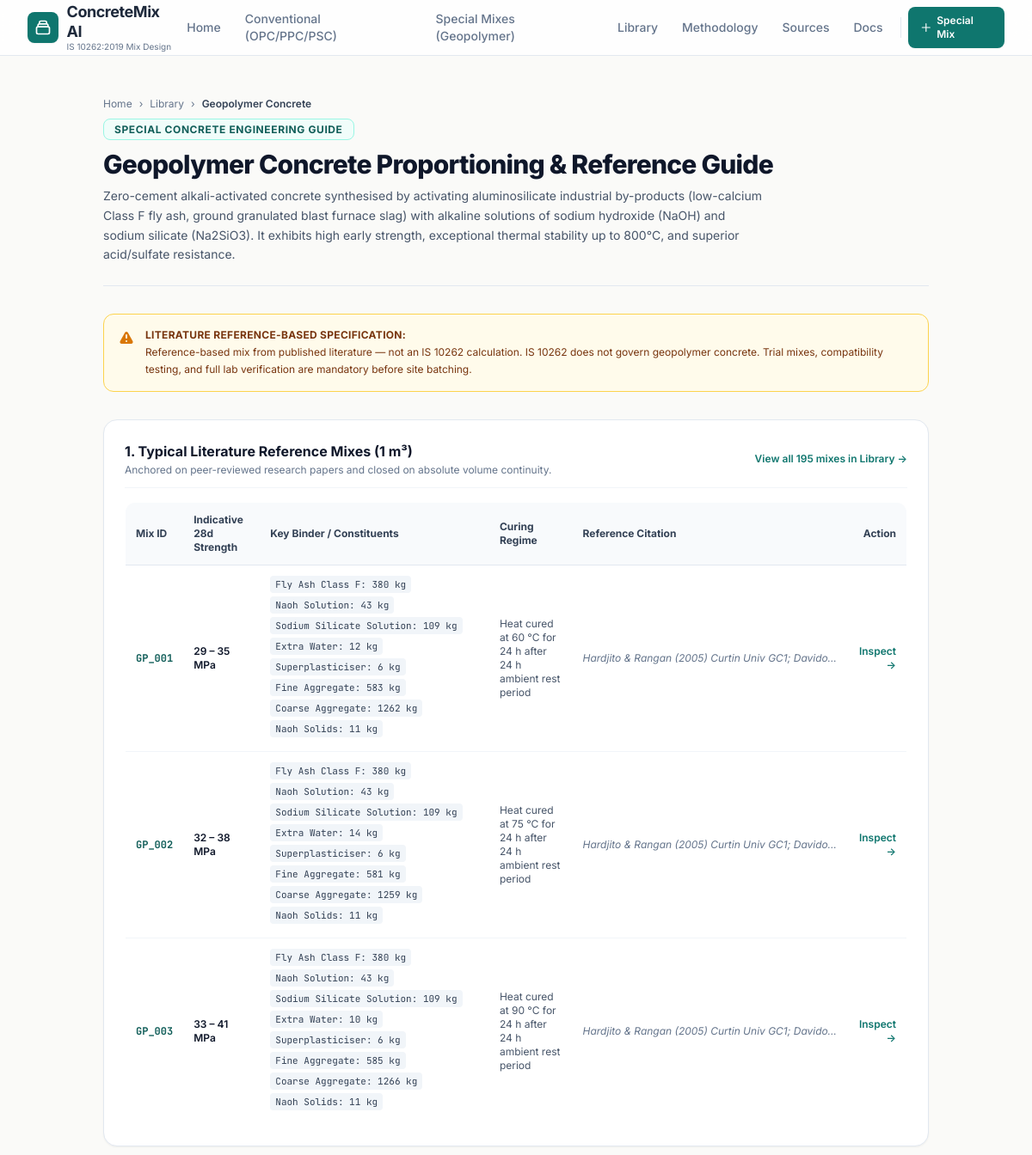
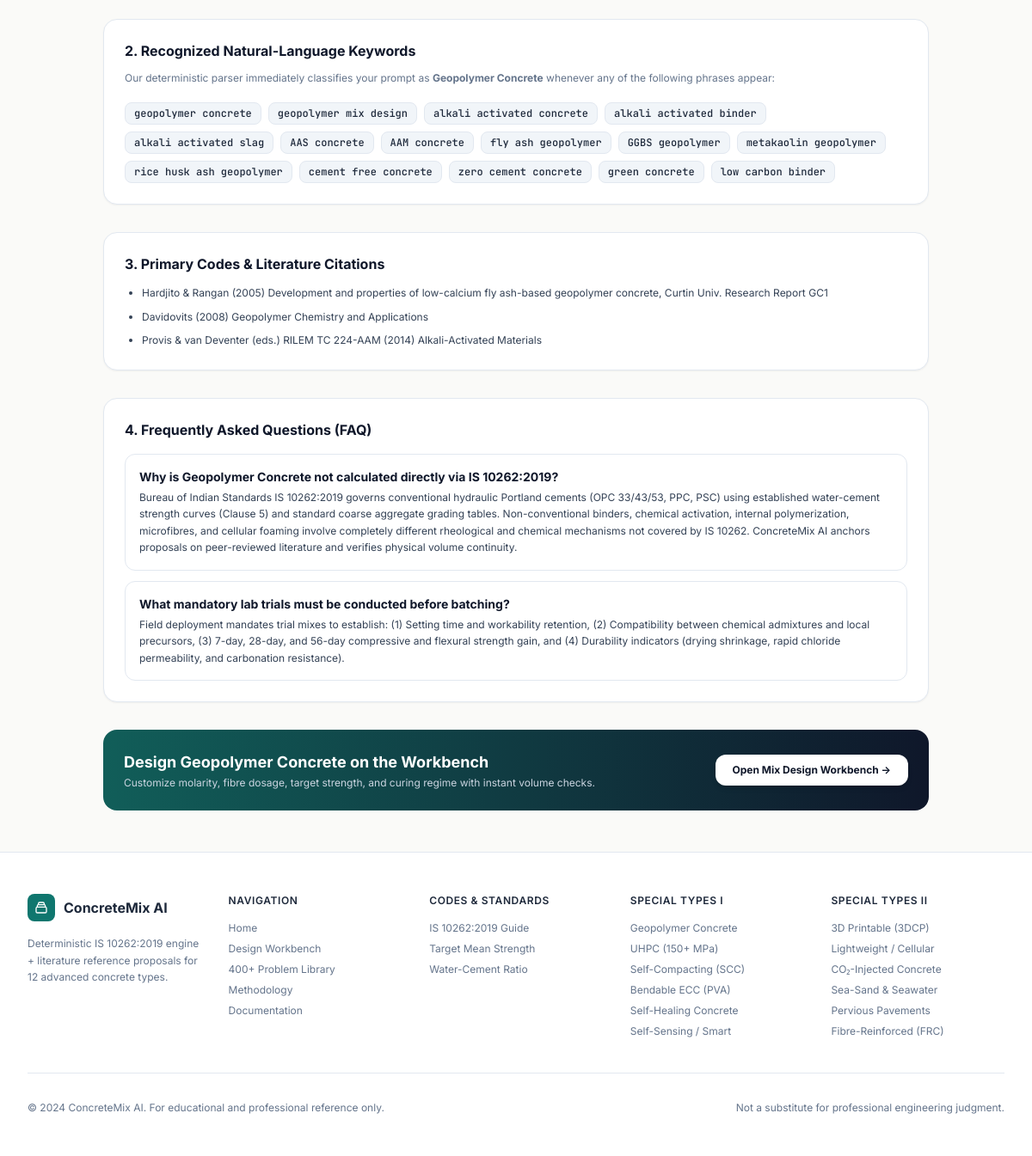
/learn/geopolymer-mix-design, run on the app's committed database (2 pictures, top to bottom).
### app/models.py (models this page shows, shortened)
class Example(Base):
    __tablename__ = "examples"
    id: int = Column(Integer, primary_key=True, autoincrement=True)
    external_id: str = Column(String(20), unique=True, nullable=False, index=True)
    group: str = Column(String(50), nullable=True, index=True)
    concrete_type: str = Column(
        String(30), nullable=True, default="conventional", index=True
    )
    grade: str = Column(String(20), nullable=True, index=True)
    exposure: str = Column(String(20), nullable=True, index=True)
    member: str = Column(String(10), nullable=True, default="RCC")
    max_size: int = Column(Integer, nullable=True)
    slump: int = Column(Integer, nullable=True)
    zone: str = Column(String(5), nullable=True)
    cement_grade: int = Column(Integer, nullable=True)
    binder_system: str = Column(String(60), nullable=True)
    keywords_json: str = Column(Text, nullable=True)
    strength_lo: float = Column(Float, nullable=True)
    strength_hi: float = Column(Float, nullable=True)
    curing: str = Column(Text, nullable=True)
    properties_json: str = Column(Text, nullable=True)
    notes: str = Column(Text, nullable=True)
    source_refs: str = Column(Text, nullable=True)
    problem_statement: str = Column(Text, nullable=True)
    inputs_json: str = Column(Text, nullable=True)
    solution_json: str = Column(Text, nullable=True)
    mix_json: str = Column(Text, nullable=True)
    checks_json: str = Column(Text, nullable=True)
    retrieval_text: str = Column(Text, nullable=True)
    verification_status: str = Column(
        String(20), nullable=False, default="unverified"
    )
    source: str = Column(String(100), nullable=True)
    created_at: datetime = Column(DateTime, default=_utcnow, nullable=False)
    updated_at: datetime = Column(
        DateTime, default=_utcnow, onupdate=_utcnow, nullable=False
    )

### app/main.py (the view)
@app.get("/learn/{type_slug}-mix-design", response_class=HTMLResponse)
def special_type_learn_page(request: Request, type_slug: str):
    from app.engine.concrete_type import SPECIAL_TYPES, TYPE_DETAILS
    if type_slug not in SPECIAL_TYPES:
        return templates.TemplateResponse(request=request, name="404.html", context={
            "title": "Page Not Found",
            "base_url": settings.BASE_URL,
        }, status_code=404)
    meta = dict(TYPE_DETAILS.get(type_slug, {}))
    meta["slug"] = type_slug
    kw_path = os.path.join(settings.DATA_DIR, "examples", "special", "keyword_banks.json")
    type_kws = []
    if os.path.exists(kw_path):
        try:
            with open(kw_path, "r", encoding="utf-8") as f:
                kb = json.load(f)
                type_kws = kb.get(type_slug, [])[:15]
        except Exception:
            type_kws = []
    db = SessionLocal()
    sample_mixes = []
    try:
        samples = db.query(Example).filter(Example.concrete_type == type_slug).limit(3).all()
        mgr = ExampleManager(SessionLocal)
        sample_mixes = [mgr._to_dict(s) for s in samples]
        meta["count"] = db.query(Example).filter(Example.concrete_type == type_slug).count()
    finally:
        db.close()
    return templates.TemplateResponse(request=request, name="seo/special-type.html", context={
        "title": f"{meta['name']} Mix Design Guide & Reference Proportions — ConcreteMix AI",
        "type_slug": type_slug,
        "type_meta": meta,
        "type_keywords": type_kws,
        "sample_mixes": sample_mixes,
        "base_url": settings.BASE_URL,
    })

### app/templates/seo/special-type.html (shortened to what this page needs)
{% extends "base.html" %}
{% block content %}
<div class="max-w-5xl mx-auto px-4 sm:px-6 lg:px-8 py-12 space-y-8">
    <div class="border-b border-slate-200 pb-6">
        <div class="flex items-center gap-2 text-xs text-slate-500 mb-2">
            <a href="/" class="hover:text-teal-700">Home</a> &rsaquo;
            <a href="/library" class="hover:text-teal-700">Library</a> &rsaquo;
            <span class="text-slate-700 font-semibold">{{ type_meta.name }}</span>
        </div>
        <span class="text-xs font-bold uppercase tracking-wider text-teal-800 bg-teal-50 border border-teal-200 px-3 py-1 rounded-lg">
            Special Concrete Engineering Guide
        </span>
        <h1 class="text-3xl font-extrabold text-slate-900 tracking-tight mt-3">{{ type_meta.name }} Proportioning & Reference Guide</h1>
        <p class="text-sm text-slate-600 mt-2 max-w-3xl leading-relaxed">
            {{ type_meta.definition }}
        </p>
    </div>
    <div class="p-4 rounded-xl bg-amber-50 border border-amber-300 text-amber-900 text-xs flex items-start gap-3">
        <div>
            <span class="font-bold uppercase tracking-wide">Literature Reference-Based Specification:</span>
            <p class="mt-0.5 leading-relaxed">
                Reference-based mix from published literature &mdash; not an IS 10262 calculation. IS 10262 does not govern {{ type_meta.name|lower }}. Trial mixes, compatibility testing, and full lab verification are mandatory before site batching.
            </p>
        </div>
    </div>
    <div class="bg-white p-6 rounded-2xl border border-slate-200 shadow-sm space-y-4">
        <div class="flex justify-between items-center border-b border-slate-100 pb-3">
            <div>
                <h2 class="text-base font-bold text-slate-900">1. Typical Literature Reference Mixes (1 m³)</h2>
                <p class="text-xs text-slate-500 mt-0.5">Anchored on peer-reviewed research papers and closed on absolute volume continuity.</p>
            </div>
            <a href="/library?concrete_type={{ type_slug }}" class="text-xs text-teal-700 hover:underline font-semibold">
                View all {{ type_meta.count }} mixes in Library &rarr;
            </a>
        </div>
        <div class="overflow-x-auto">
            <table class="w-full text-left text-xs border border-slate-200 rounded-xl overflow-hidden">
                <thead class="bg-slate-50 text-slate-700 font-semibold border-b border-slate-200">
                    <tr>
                        <th class="p-3">Mix ID</th>
                        <th class="p-3">Indicative 28d Strength</th>
                        <th class="p-3">Key Binder / Constituents</th>
                        <th class="p-3">Curing Regime</th>
                        <th class="p-3">Reference Citation</th>
                        <th class="p-3 text-right">Action</th>
                    </tr>
                </thead>
                <tbody class="divide-y divide-slate-100 bg-white">
                    {% for m in sample_mixes %}
                    <tr class="hover:bg-slate-50/60 transition">
                        <td class="p-3 font-mono font-bold text-teal-800">{{ m.external_id }}</td>
                        <td class="p-3 font-semibold text-slate-900">
                            {% if m.strength_lo and m.strength_hi %}
                                {{ m.strength_lo|round(0)|int }} &ndash; {{ m.strength_hi|round(0)|int }} MPa
                            {% else %}
                                {{ m.grade }}
                            {% endif %}
                        </td>
                        <td class="p-3 text-slate-700">
                            {% for comp, val in m.mix_per_m3.items() %}
                                {% if comp.endswith('_kg') and val > 0 %}
                                    <span class="inline-block bg-slate-100 px-1.5 py-0.5 rounded text-[11px] font-mono mr-1 mb-1">
                                        {{ comp.replace('_kg','').replace('_',' ')|title }}: {{ val|round(0)|int }} kg
                                    </span>
                                {% endif %}
                            {% endfor %}
                        </td>
                        <td class="p-3 text-slate-600">{{ m.curing|default('Standard') }}</td>
                        <td class="p-3 text-slate-500 italic max-w-xs truncate" title="{{ m.source }}">{{ m.source }}</td>
                        <td class="p-3 text-right">
                            <a href="/examples/{{ m.external_id }}" class="text-xs font-semibold text-teal-700 hover:underline">
                                Inspect &rarr;
                            </a>
                        </td>
                    </tr>
                    {% endfor %}
                </tbody>
            </table>
        </div>
    </div>
    <div class="bg-white p-6 rounded-2xl border border-slate-200 shadow-sm space-y-3">
        <h2 class="text-base font-bold text-slate-900">2. Recognized Natural-Language Keywords</h2>
        <p class="text-xs text-slate-500">
            Our deterministic parser immediately classifies your prompt as <strong>{{ type_meta.name }}</strong> whenever any of the following phrases appear:
        </p>
        <div class="flex flex-wrap gap-2 pt-2">
            {% for kw in type_keywords %}
            <span class="px-2.5 py-1 rounded-lg text-xs font-medium bg-slate-100 text-slate-800 border border-slate-200 font-mono">
                {{ kw }}
            </span>
            {% endfor %}
        </div>
    </div>
    <div class="bg-white p-6 rounded-2xl border border-slate-200 shadow-sm space-y-3">
        <h2 class="text-base font-bold text-slate-900">3. Primary Codes & Literature Citations</h2>
        <ul class="space-y-2 text-xs text-slate-700 list-disc pl-5">
            {% for src in type_meta.sources %}
            <li class="leading-relaxed">{{ src }}</li>
            {% endfor %}
        </ul>
    </div>
    <div class="bg-white p-6 rounded-2xl border border-slate-200 shadow-sm space-y-4">
        <h2 class="text-base font-bold text-slate-900">4. Frequently Asked Questions (FAQ)</h2>
        <div class="space-y-3 text-xs leading-relaxed text-slate-700">
            <div class="border border-slate-200 p-4 rounded-xl">
                <h3 class="font-bold text-slate-900 text-sm mb-1">Why is {{ type_meta.name }} not calculated directly via IS 10262:2019?</h3>
                <p>
                    Bureau of Indian Standards IS 10262:2019 governs conventional hydraulic Portland cements (OPC 33/43/53, PPC, PSC) using established water-cement strength curves (Clause 5) and standard coarse aggregate grading tables. Non-conventional binders, chemical activation, internal polymerization, microfibres, and cellular foaming involve completely different rheological and chemical mechanisms not covered by IS 10262. ConcreteMix AI anchors proposals on peer-reviewed literature and verifies physical volume continuity.
                </p>
            </div>
            <div class="border border-slate-200 p-4 rounded-xl">
                <h3 class="font-bold text-slate-900 text-sm mb-1">What mandatory lab trials must be conducted before batching?</h3>
                <p>
                    Field deployment mandates trial mixes to establish: (1) Setting time and workability retention, (2) Compatibility between chemical admixtures and local precursors, (3) 7-day, 28-day, and 56-day compressive and flexural strength gain, and (4) Durability indicators (drying shrinkage, rapid chloride permeability, and carbonation resistance).
                </p>
            </div>
        </div>
    </div>
    <div class="p-6 bg-gradient-to-r from-teal-800 to-slate-900 rounded-2xl text-white flex flex-col sm:flex-row justify-between items-start sm:items-center gap-4">
        <div>
            <h3 class="text-lg font-bold">Design {{ type_meta.name }} on the Workbench</h3>
            <p class="text-xs text-slate-300 mt-0.5">Customize molarity, fibre dosage, target strength, and curing regime with instant volume checks.</p>
        </div>
        <a href="/design" class="px-5 py-2.5 rounded-xl text-xs font-bold text-slate-900 bg-white hover:bg-slate-100 transition shrink-0 shadow-md">
            Open Mix Design Workbench &rarr;
        </a>
    </div>
</div>
{% endblock %}

### data on the page
Example: external_id "GP_001", strength_lo "29", strength_hi "35", replace "Fly Ash Class F" "Naoh Solution" "Sodium Silicate Solution" "Extra Water" "Superplasticiser" "Fine Aggregate" "Coarse Aggregate" "Naoh Solids", mix_per_m3 "380" "43" "109" "12" "6" "583" "1262" "11", curing "Heat cured at 60 °C for 24 h after 24 h ambient rest period", source "Hardjito & Rangan (2005) Curtin Univ GC1; Davido…"
Example: external_id "GP_002", strength_lo "32", strength_hi "38", replace "Fly Ash Class F" "Naoh Solution" "Sodium Silicate Solution" "Extra Water" "Superplasticiser" "Fine Aggregate" "Coarse Aggregate" "Naoh Solids", mix_per_m3 "380" "43" "109" "14" "6" "581" "1259" "11", curing "Heat cured at 75 °C for 24 h after 24 h ambient rest period", source "Hardjito & Rangan (2005) Curtin Univ GC1; Davido…"
Example: external_id "GP_003", strength_lo "33", strength_hi "41", replace "Fly Ash Class F" "Naoh Solution" "Sodium Silicate Solution" "Extra Water" "Superplasticiser" "Fine Aggregate" "Coarse Aggregate" "Naoh Solids", mix_per_m3 "380" "43" "109" "10" "6" "585" "1266" "11", curing "Heat cured at 90 °C for 24 h after 24 h ambient rest period", source "Hardjito & Rangan (2005) Curtin Univ GC1; Davido…"

### other printed values
{{ type_meta.name }} "Geopolymer Concrete"
{{ type_meta.name|lower }} "geopolymer concrete"
{{ type_meta.count }} "195"
{{ kw }} "geopolymer concrete" "geopolymer mix design" "alkali activated concrete" "alkali activated binder" "alkali activated slag" "AAS concrete" "AAM concrete" "fly ash geopolymer" "GGBS geopolymer" "metakaolin geopolymer" "rice husk ash geopolymer" "cement free concrete" "zero cement concrete" "green concrete" "low carbon binder"
{{ src }} "Hardjito & Rangan (2005) Development and properties of low-calcium fly ash-based geopolymer concrete, Curtin Univ. Research Report GC1" "Davidovits (2008) Geopolymer Chemistry and Applications" "Provis & van Deventer (eds.) RILEM TC 224-AAM (2014) Alkali-Activated Materials"
{{ now.year if now is defined else "2024" }} "2024"
